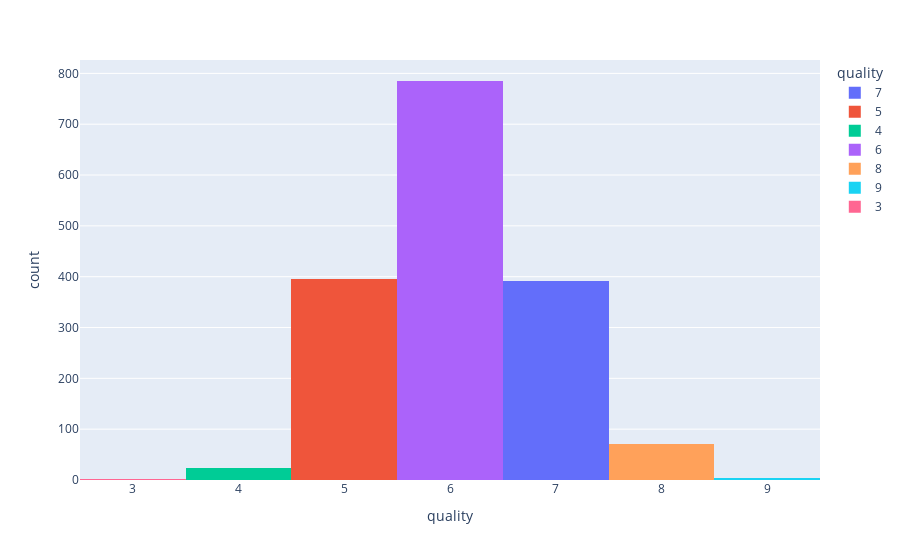

The notebook cell this image was saved under:
### Markdown cell above
### 정답 레이블 분포 확인

### Code cell
fig=px.histogram( data_frame = wines,
            x = wines['quality'],
            color = wines['quality'])
fig.show()

### Figure 1 — Plotly figure (JSON) as saved in the notebook; plotly's stock layout.template omitted (floating-point values rounded to 4 significant figures; data arrays with more than 128 entries replaced by an {"elided": "..."} marker saying what was removed)
{"data": [{"alignmentgroup": "True", "bingroup": "x", "hovertemplate": "quality=%{x}<br>count=%{y}<extra></extra>", "legendgroup": "7", "marker": {"color": "#636efa", "pattern": {"shape": ""}}, "name": "7", "offsetgroup": "7", "orientation": "v", "showlegend": true, "type": "histogram", "x": {"elided": "391 int values"}, "xaxis": "x", "yaxis": "y"}, {"alignmentgroup": "True", "bingroup": "x", "hovertemplate": "quality=%{x}<br>count=%{y}<extra></extra>", "legendgroup": "5", "marker": {"color": "#EF553B", "pattern": {"shape": ""}}, "name": "5", "offsetgroup": "5", "orientation": "v", "showlegend": true, "type": "histogram", "x": {"elided": "396 int values"}, "xaxis": "x", "yaxis": "y"}, {"alignmentgroup": "True", "bingroup": "x", "hovertemplate": "quality=%{x}<br>count=%{y}<extra></extra>", "legendgroup": "4", "marker": {"color": "#00cc96", "pattern": {"shape": ""}}, "name": "4", "offsetgroup": "4", "orientation": "v", "showlegend": true, "type": "histogram", "x": [4, 4, 4, 4, 4, 4, 4, 4, 4, 4, 4, 4, 4, 4, 4, 4, 4, 4, 4, 4, 4, 4, 4], "xaxis": "x", "yaxis": "y"}, {"alignmentgroup": "True", "bingroup": "x", "hovertemplate": "quality=%{x}<br>count=%{y}<extra></extra>", "legendgroup": "6", "marker": {"color": "#ab63fa", "pattern": {"shape": ""}}, "name": "6", "offsetgroup": "6", "orientation": "v", "showlegend": true, "type": "histogram", "x": {"elided": "785 int values"}, "xaxis": "x", "yaxis": "y"}, {"alignmentgroup": "True", "bingroup": "x", "hovertemplate": "quality=%{x}<br>count=%{y}<extra></extra>", "legendgroup": "8", "marker": {"color": "#FFA15A", "pattern": {"shape": ""}}, "name": "8", "offsetgroup": "8", "orientation": "v", "showlegend": true, "type": "histogram", "x": [8, 8, 8, 8, 8, 8, 8, 8, 8, 8, 8, 8, 8, 8, 8, 8, 8, 8, 8, 8, 8, 8, 8, 8, 8, 8, 8, 8, 8, 8, 8, 8, 8, 8, 8, 8, 8, 8, 8, 8, 8, 8, 8, 8, 8, 8, 8, 8, 8, 8, 8, 8, 8, 8, 8, 8, 8, 8, 8, 8, 8, 8, 8, 8, 8, 8, 8, 8, 8, 8], "xaxis": "x", "yaxis": "y"}, {"alignmentgroup": "True", "bingroup": "x", "hovertemplate": "quality=%{x}<br>count=%{y}<extra></extra>", "legendgroup": "9", "marker": {"color": "#19d3f3", "pattern": {"shape": ""}}, "name": "9", "offsetgroup": "9", "orientation": "v", "showlegend": true, "type": "histogram", "x": [9, 9, 9, 9], "xaxis": "x", "yaxis": "y"}, {"alignmentgroup": "True", "bingroup": "x", "hovertemplate": "quality=%{x}<br>count=%{y}<extra></extra>", "legendgroup": "3", "marker": {"color": "#FF6692", "pattern": {"shape": ""}}, "name": "3", "offsetgroup": "3", "orientation": "v", "showlegend": true, "type": "histogram", "x": [3], "xaxis": "x", "yaxis": "y"}], "layout": {"barmode": "relative", "legend": {"title": {"text": "quality"}, "tracegroupgap": 0}, "margin": {"t": 60}, "xaxis": {"anchor": "y", "categoryarray": [7, 5, 4, 6, 8, 9, 3], "categoryorder": "array", "domain": [0, 1], "title": {"text": "quality"}}, "yaxis": {"anchor": "x", "domain": [0, 1], "title": {"text": "count"}}}}
